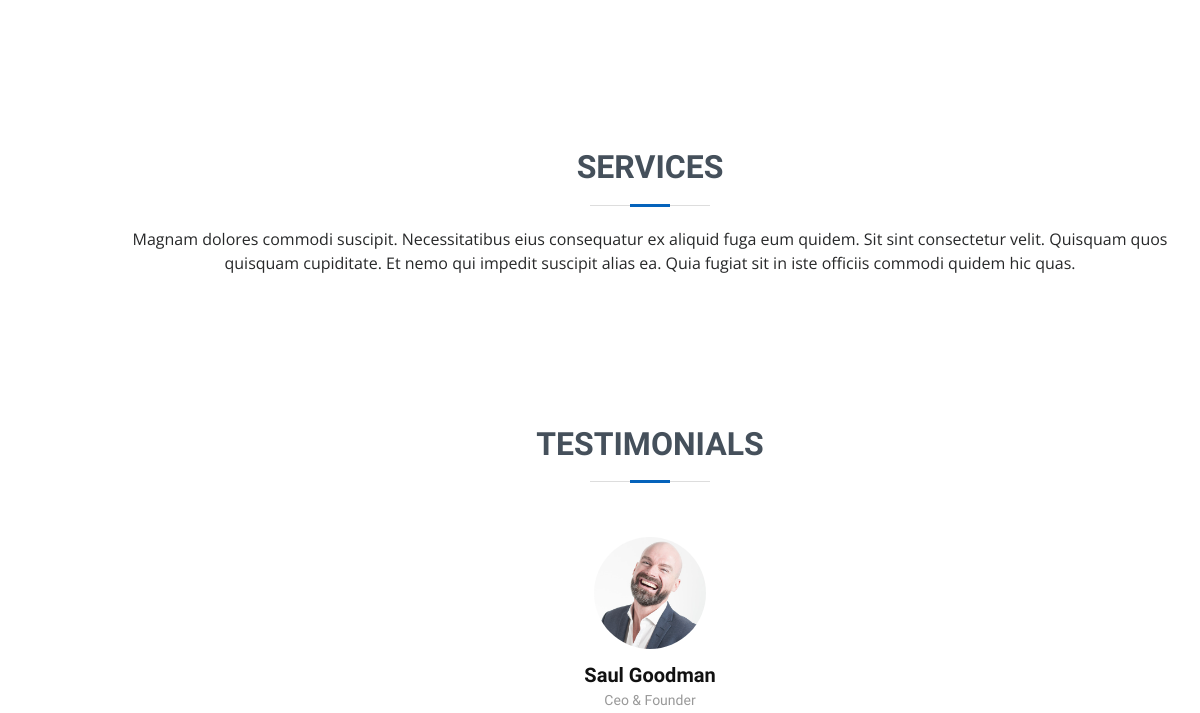
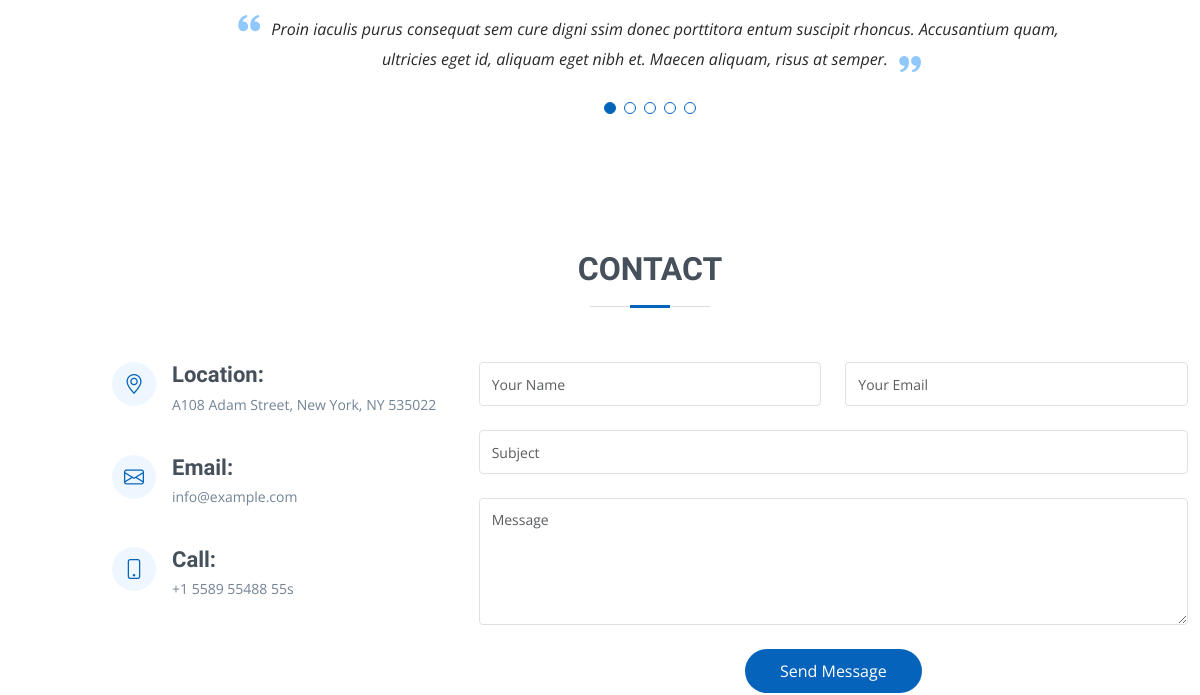
/resume (middle part), run on an earlier commit of the app's database (2 pictures, top to bottom).
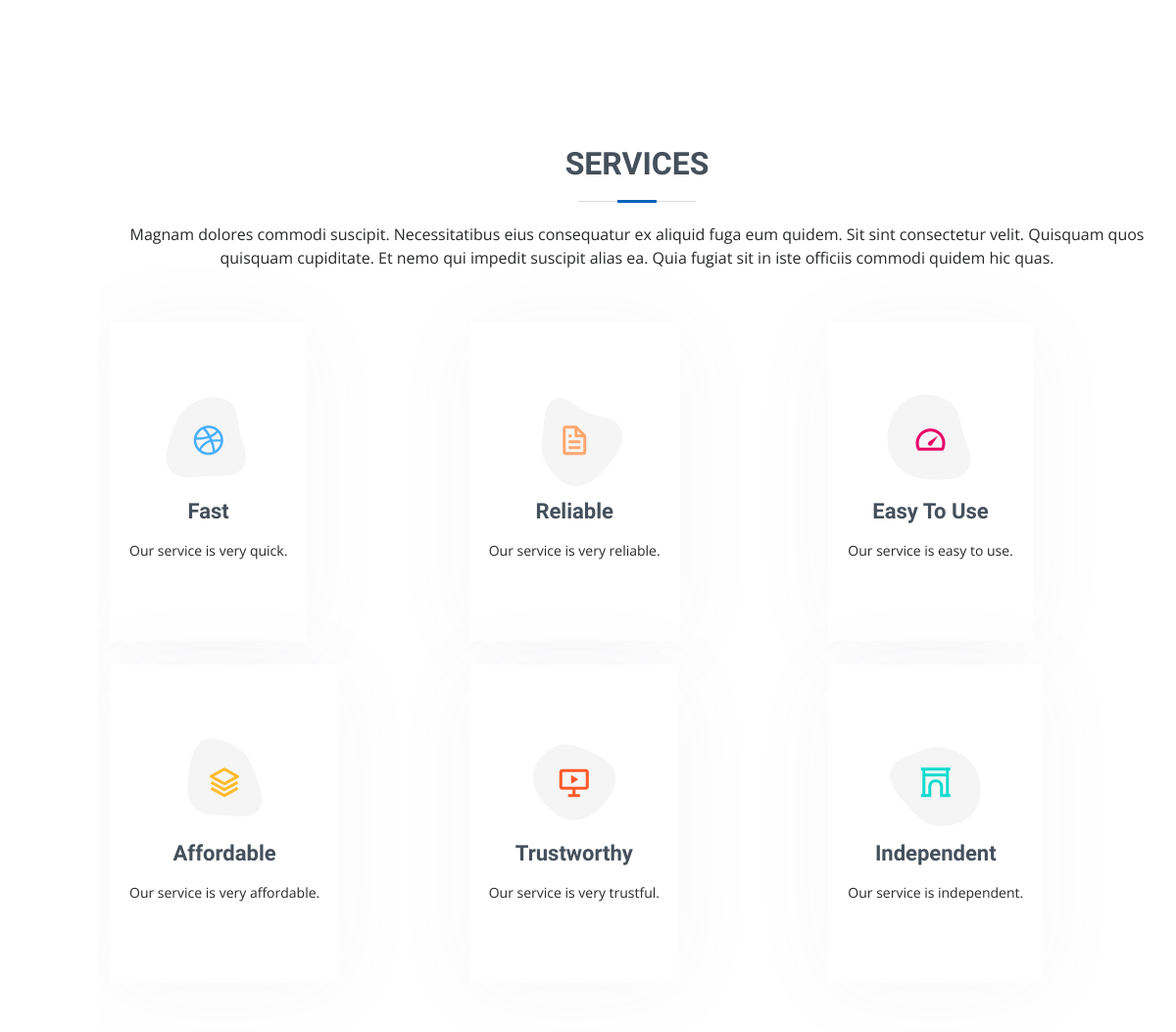
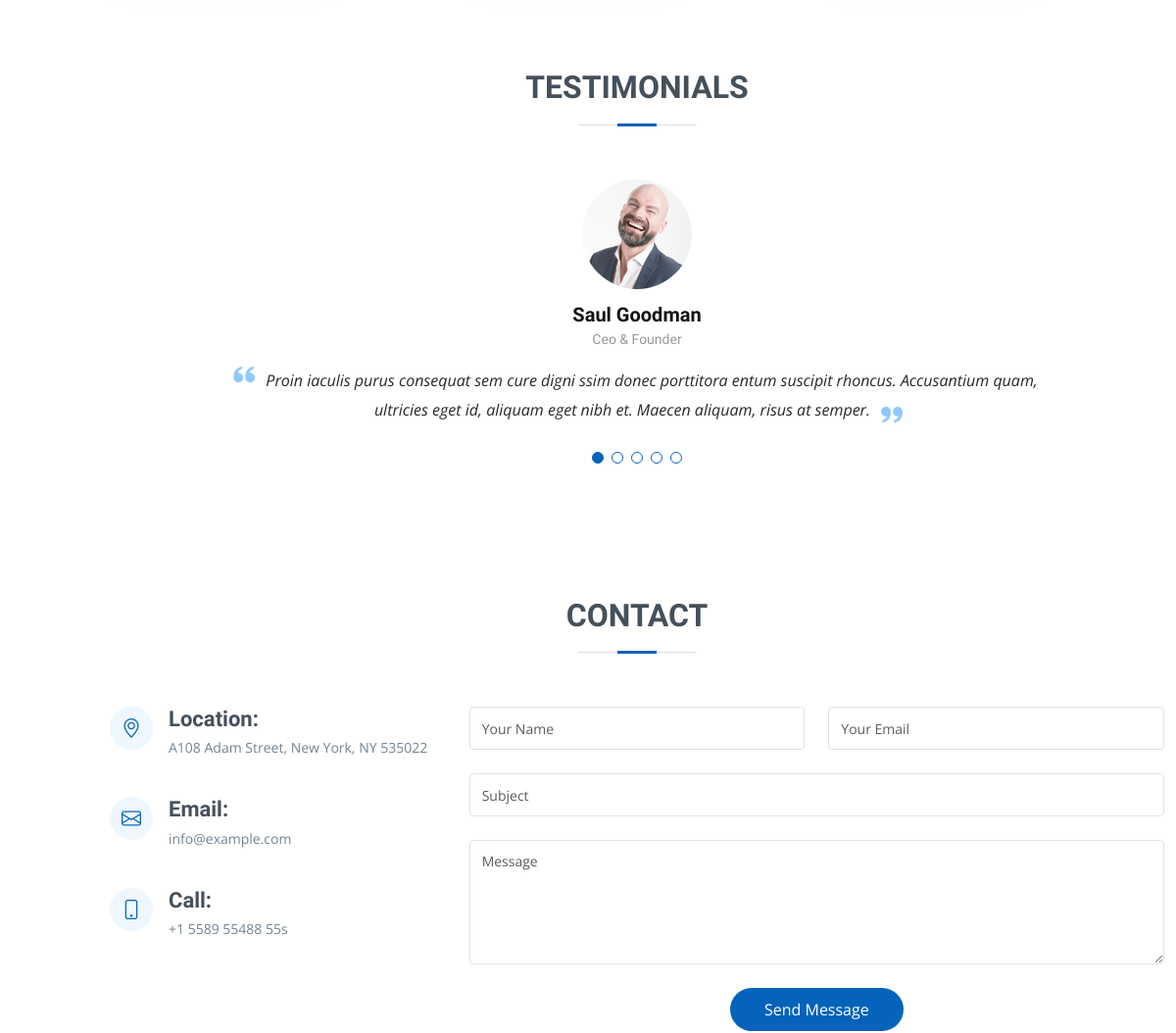
And on a later commit of the database (2 pictures, top to bottom).
### myapp/models.py (models this page shows)
class Feature(models.Model):
    name = models.CharField(max_length=100)
    details = models.CharField(max_length=500)
    svgPath = models.CharField(max_length=800)
    iElementClass = models.CharField(max_length=100)
    iconColor = models.CharField(max_length=100)

### myapp/views.py (the view)
# urls.py: path('resume', views.onlineTemplate, name='onlineTemplate'),
def onlineTemplate(request):
    features = Feature.objects.all()
    return render(request, 'onlineTemplate.html', {'features': features})

### templates/onlineTemplate.html (shortened to what this page needs)
{% load static %}
<!DOCTYPE html>
<html lang="en">
<head>
  <link href="{% static 'assets/vendor/aos/aos.css' %}"  rel="stylesheet">
  <link href="{% static 'assets/vendor/bootstrap/css/bootstrap.min.css' %}" rel="stylesheet">
  <link href="{% static 'assets/vendor/bootstrap-icons/bootstrap-icons.css' %}" rel="stylesheet">
  <link href="{% static 'assets/vendor/boxicons/css/boxicons.min.css' %}" rel="stylesheet">
  <link href="{% static 'assets/vendor/glightbox/css/glightbox.min.css' %}" rel="stylesheet">
  <link href="{% static 'assets/vendor/swiper/swiper-bundle.min.css' %}" rel="stylesheet">
  <link href="{% static 'assets/css/style.css' %}" rel="stylesheet">
</head>
<body>
  <header id="header" class="d-flex flex-column justify-content-center">
  </header>
  <main id="main">
    <section id="portfolio" class="portfolio section-bg">
      <div class="container" data-aos="fade-up">
        <div class="row portfolio-container" data-aos="fade-up" data-aos-delay="200">
        </div>
      </div>
    </section>
    <section id="services" class="services">
      <div class="container" data-aos="fade-up">
        <div class="section-title">
          <h2>Services</h2>
          <p>Magnam dolores commodi suscipit. Necessitatibus eius consequatur ex aliquid fuga eum quidem. Sit sint consectetur velit. Quisquam quos quisquam cupiditate. Et nemo qui impedit suscipit alias ea. Quia fugiat sit in iste officiis commodi quidem hic quas.</p>
        </div>
        <div class="row">
          {% for feature in features %}
          <div class="col-lg-4 col-md-6 d-flex align-items-stretch mt-4 " data-aos="zoom-in" data-aos-delay="100">
            <div class="icon-box {{feature.iconColor}}">
              <div class="icon">
                <svg width="100" height="100" viewBox="0 0 600 600" xmlns="http://www.w3.org/2000/svg">
                  <path stroke="none" stroke-width="0" fill="#f5f5f5" d="{{feature.svgPath}}"></path>
                </svg>
                <i class="{{feature.iElementClass}}"></i>
              </div>
              <h4><a href="">{{feature.name}}</a></h4>
              <p>{{feature.details}}</p>
            </div>
          </div>
          {% endfor %}
        </div>
      </div>
    </section>
    <section id="testimonials" class="testimonials section-bg">
      <div class="container" data-aos="fade-up">
        <div class="section-title">
          <h2>Testimonials</h2>
        </div>
        <div class="testimonials-slider swiper" data-aos="fade-up" data-aos-delay="100">
          <div class="swiper-wrapper">
            <div class="swiper-slide">
              <div class="testimonial-item">
                <img src="{% static 'assets/img/testimonials/testimonials-1.jpg' %}" class="testimonial-img" alt="">
                <h3>Saul Goodman</h3>
                <h4>Ceo &amp; Founder</h4>
                <p>
                  <i class="bx bxs-quote-alt-left quote-icon-left"></i>
                  Proin iaculis purus consequat sem cure digni ssim donec porttitora entum suscipit rhoncus. Accusantium quam, ultricies eget id, aliquam eget nibh et. Maecen aliquam, risus at semper.
                  <i class="bx bxs-quote-alt-right quote-icon-right"></i>
                </p>
              </div>
            </div>
          </div>
          <div class="swiper-pagination"></div>
        </div>
      </div>
    </section>
    <section id="contact" class="contact">
      <div class="container" data-aos="fade-up">
        <div class="section-title">
          <h2>Contact</h2>
        </div>
        <div class="row mt-1">
          <div class="col-lg-4">
            <div class="info">
              <div class="address">
                <i class="bi bi-geo-alt"></i>
                <h4>Location:</h4>
                <p>A108 Adam Street, New York, NY 535022</p>
              </div>
              <div class="email">
                <i class="bi bi-envelope"></i>
                <h4>Email:</h4>
                <p>info@example.com</p>
              </div>
              <div class="phone">
                <i class="bi bi-phone"></i>
                <h4>Call:</h4>
                <p>+1 5589 55488 55s</p>
              </div>
            </div>
          </div>
          <div class="col-lg-8 mt-5 mt-lg-0">
            <form action="forms/contact.php" method="post" role="form" class="php-email-form">
              <div class="row">
                <div class="col-md-6 form-group">
                  <input type="text" name="name" class="form-control" id="name" placeholder="Your Name" required>
                </div>
                <div class="col-md-6 form-group mt-3 mt-md-0">
                  <input type="email" class="form-control" name="email" id="email" placeholder="Your Email" required>
                </div>
              </div>
              <div class="form-group mt-3">
                <input type="text" class="form-control" name="subject" id="subject" placeholder="Subject" required>
              </div>
              <div class="form-group mt-3">
                <textarea class="form-control" name="message" rows="5" placeholder="Message" required></textarea>
              </div>
              <div class="text-center"><button type="submit">Send Message</button></div>
            </form>
          </div>
        </div>
      </div>
    </section>
  </main>
</body>
</html>

### static/assets/css/style.css (style rules this page uses)
body { font-family: "Open Sans", sans-serif; color: #272829; }
a { color: #0563bb; text-decoration: none; }
h1, h2, h3, h4, h5, h6 { font-family: "Raleway", sans-serif; }
#header { position: fixed; top: 0; left: 0; bottom: 0; z-index: 9997; transition: all 0.5s; padding: 15px; overflow-y: auto; }
@media (min-width: 991px) { #main { margin-left: 100px; } }
section { padding: 60px 0; overflow: hidden; }
.section-title { text-align: center; padding-bottom: 30px; }
.section-title h2 { font-size: 32px; font-weight: bold; text-transform: uppercase; margin-bottom: 20px; padding-bottom: 20px; position: relative; color: #45505b; }
.section-title h2::before { content: ""; position: absolute; display: block; width: 120px; height: 1px; background: #ddd; bottom: 1px; left: calc(50% - 60px); }
.section-title h2::after { content: ""; position: absolute; display: block; width: 40px; height: 3px; background: #0563bb; bottom: 0; left: calc(50% - 20px); }
.section-title p { margin-bottom: 0; }
.services .icon-box { text-align: center; padding: 70px 20px 80px 20px; transition: all ease-in-out 0.3s; background: #fff; box-shadow: 0px 5px 90px 0px rgba(110, 123, 131, 0.05); }
.services .icon-box .icon { margin: 0 auto; width: 100px; height: 100px; display: flex; align-items: center; justify-content: center; transition: ease-in-out 0.3s; position: relative; }
.services .icon-box .icon i { font-size: 36px; transition: 0.5s; position: relative; }
.services .icon-box .icon svg { position: absolute; top: 0; left: 0; }
.services .icon-box h4 { font-weight: 600; margin: 10px 0 15px 0; font-size: 22px; }
.services .icon-box h4 a { color: #45505b; transition: ease-in-out 0.3s; }
.services .icon-box p { line-height: 24px; font-size: 14px; margin-bottom: 0; }
.services .iconbox-blue i { color: #47aeff; }
.services .iconbox-orange i { color: #ffa76e; }
.services .iconbox-pink i { color: #e80368; }
.services .iconbox-yellow i { color: #ffbb2c; }
.services .iconbox-red i { color: #ff5828; }
.services .iconbox-teal i { color: #11dbcf; }
.testimonials .testimonials-carousel, .testimonials .testimonials-slider { overflow: hidden; }
.testimonials .testimonial-item { text-align: center; }
.testimonials .testimonial-item .testimonial-img { width: 120px; border-radius: 50%; border: 4px solid #fff; margin: 0 auto; }
.testimonials .testimonial-item h3 { font-size: 20px; font-weight: bold; margin: 10px 0 5px 0; color: #111; }
.testimonials .testimonial-item h4 { font-size: 14px; color: #999; margin: 0 0 15px 0; }
.testimonials .testimonial-item .quote-icon-left, .testimonials .testimonial-item .quote-icon-right { color: #90c8fc; font-size: 26px; }
.testimonials .testimonial-item .quote-icon-left { display: inline-block; left: -5px; position: relative; }
.testimonials .testimonial-item .quote-icon-right { display: inline-block; right: -5px; position: relative; top: 10px; }
.testimonials .testimonial-item p { font-style: italic; margin: 0 auto 15px auto; }
.testimonials .swiper-pagination { margin-top: 20px; position: relative; }
@media (min-width: 992px) { .testimonials .testimonial-item p { width: 80%; } }
.contact .info { width: 100%; background: #fff; }
.contact .info i { font-size: 20px; color: #0563bb; float: left; width: 44px; height: 44px; background: #eef7ff; display: flex; justify-content: center; align-items: center; border-radius: 50px; transition: all 0.3s ease-in-out; }
.contact .info h4 { padding: 0 0 0 60px; font-size: 22px; font-weight: 600; margin-bottom: 5px; color: #45505b; }
.contact .info p { padding: 0 0 0 60px; margin-bottom: 0; font-size: 14px; color: #728394; }
.contact .info .email, .contact .info .phone { margin-top: 40px; }
.contact .php-email-form { width: 100%; background: #fff; }
.contact .php-email-form .form-group { padding-bottom: 8px; }
.contact .php-email-form input, .contact .php-email-form textarea { border-radius: 4px; box-shadow: none; font-size: 14px; }
.contact .php-email-form input[type=text], .contact .php-email-form input[type=email] { height: 44px; }
.contact .php-email-form textarea { padding: 10px 12px; }
.contact .php-email-form button[type=submit] { background: #0563bb; border: 0; padding: 10px 35px; color: #fff; transition: 0.4s; border-radius: 50px; }

What changed in the data, as far as the page shows it:
added Feature: name "Fast", details "Our service is very quick."
added Feature: name "Reliable", details "Our service is very reliable."
added Feature: name "Easy To Use", details "Our service is easy to use."
added Feature: name "Affordable", details "Our service is very affordable."
added Feature: name "Trustworthy", details "Our service is very trustful."
added Feature: name "Independent", details "Our service is independent."
